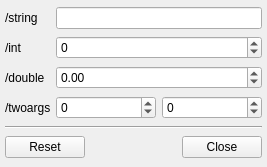
<ui version="4.0" >
 <class>ServerGui_Base</class>
 <widget class="QWidget" name="ServerGui_Base" >
  <property name="geometry" >
   <rect>
    <x>0</x>
    <y>0</y>
    <width>267</width>
    <height>167</height>
   </rect>
  </property>
  <property name="windowTitle" >
   <string>OSC-Server</string>
  </property>
  <layout class="QGridLayout" >
   <property name="margin" >
    <number>5</number>
   </property>
   <property name="spacing" >
    <number>5</number>
   </property>
   <item row="3" column="1" >
    <layout class="QHBoxLayout" >
     <property name="margin" >
      <number>0</number>
     </property>
     <property name="spacing" >
      <number>6</number>
     </property>
     <item>
      <widget class="QSpinBox" name="spinbox2" >
       <property name="maximum" >
        <number>100000</number>
       </property>
       <property name="minimum" >
        <number>-100000</number>
       </property>
      </widget>
     </item>
     <item>
      <widget class="QSpinBox" name="spinbox3" >
       <property name="maximum" >
        <number>100000</number>
       </property>
       <property name="minimum" >
        <number>-100000</number>
       </property>
      </widget>
     </item>
    </layout>
   </item>
   <item row="0" column="0" >
    <widget class="QLabel" name="label" >
     <property name="text" >
      <string>/string</string>
     </property>
     <property name="buddy" >
      <cstring>txtString</cstring>
     </property>
    </widget>
   </item>
   <item row="1" column="0" >
    <widget class="QLabel" name="label_2" >
     <property name="text" >
      <string>/int</string>
     </property>
     <property name="buddy" >
      <cstring>integerSpinBox</cstring>
     </property>
    </widget>
   </item>
   <item row="2" column="0" >
    <widget class="QLabel" name="label_3" >
     <property name="text" >
      <string>/double</string>
     </property>
     <property name="buddy" >
      <cstring>doubleSpinBox</cstring>
     </property>
    </widget>
   </item>
   <item row="3" column="0" >
    <widget class="QLabel" name="label_4" >
     <property name="text" >
      <string>/twoargs</string>
     </property>
     <property name="buddy" >
      <cstring>spinbox2</cstring>
     </property>
    </widget>
   </item>
   <item row="1" column="1" >
    <widget class="QSpinBox" name="integerSpinBox" >
     <property name="maximum" >
      <number>100000</number>
     </property>
     <property name="minimum" >
      <number>-100000</number>
     </property>
    </widget>
   </item>
   <item row="2" column="1" >
    <widget class="QDoubleSpinBox" name="doubleSpinBox" >
     <property name="maximum" >
      <double>100000.000000000000000</double>
     </property>
     <property name="minimum" >
      <double>-100000.000000000000000</double>
     </property>
    </widget>
   </item>
   <item row="0" column="1" >
    <widget class="QLineEdit" name="txtString" />
   </item>
   <item row="5" column="0" colspan="2" >
    <widget class="QDialogButtonBox" name="buttonBox" >
     <property name="orientation" >
      <enum>Qt::Horizontal</enum>
     </property>
     <property name="standardButtons" >
      <set>QDialogButtonBox::Close|QDialogButtonBox::NoButton|QDialogButtonBox::Reset</set>
     </property>
    </widget>
   </item>
   <item row="4" column="0" colspan="2" >
    <widget class="Line" name="line" >
     <property name="orientation" >
      <enum>Qt::Horizontal</enum>
     </property>
    </widget>
   </item>
  </layout>
 </widget>
 <tabstops>
  <tabstop>buttonBox</tabstop>
  <tabstop>txtString</tabstop>
  <tabstop>integerSpinBox</tabstop>
  <tabstop>doubleSpinBox</tabstop>
  <tabstop>spinbox2</tabstop>
  <tabstop>spinbox3</tabstop>
 </tabstops>
 <resources/>
 <connections>
  <connection>
   <sender>buttonBox</sender>
   <signal>rejected()</signal>
   <receiver>ServerGui_Base</receiver>
   <slot>close()</slot>
   <hints>
    <hint type="sourcelabel" >
     <x>213</x>
     <y>140</y>
    </hint>
    <hint type="destinationlabel" >
     <x>213</x>
     <y>78</y>
    </hint>
   </hints>
  </connection>
 </connections>
</ui>
